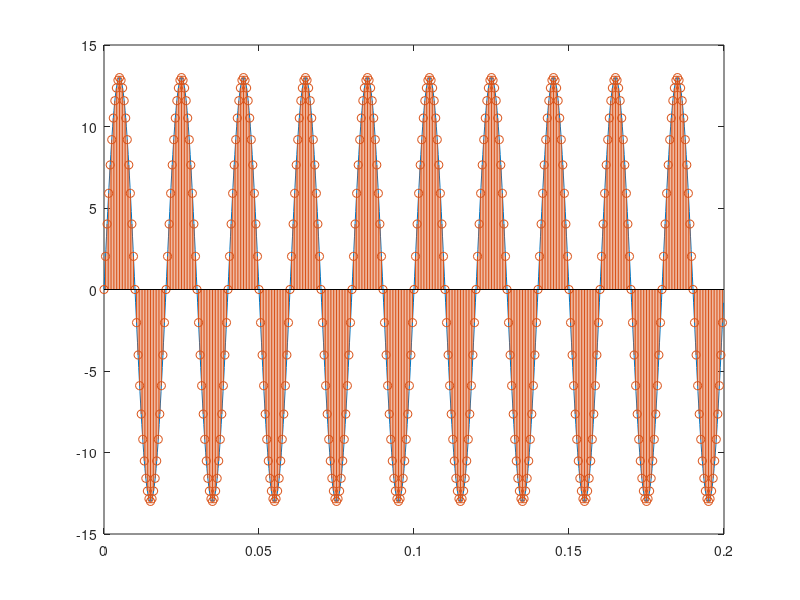
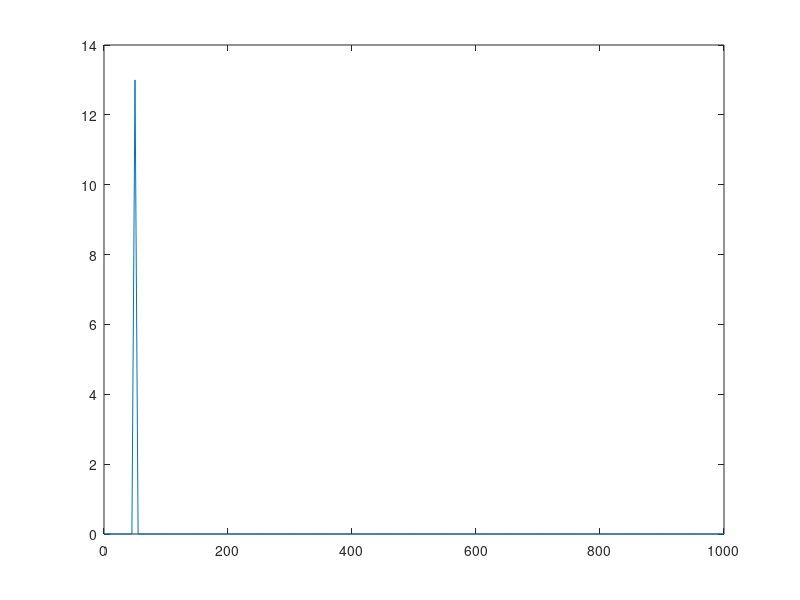
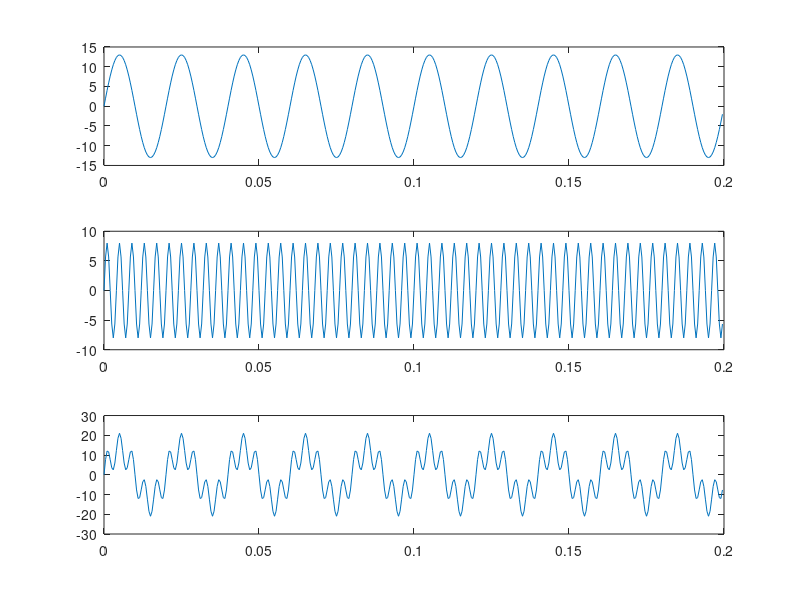
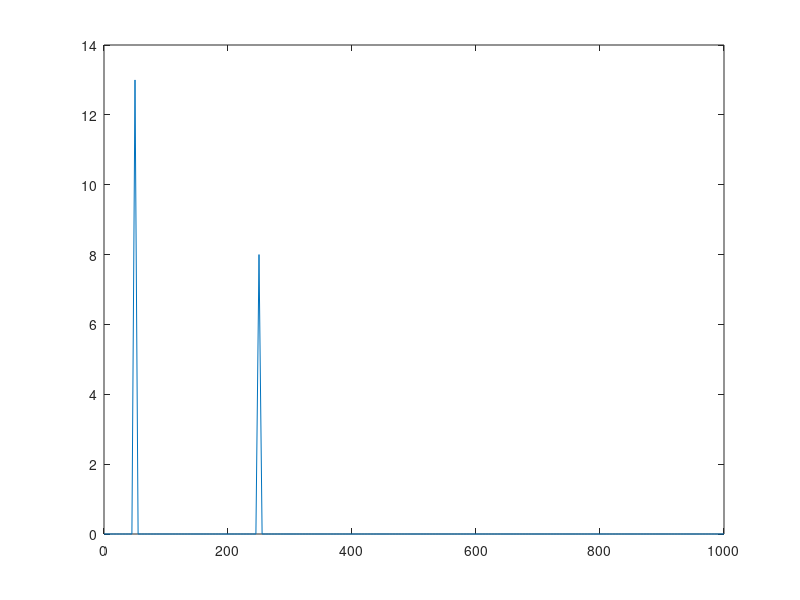

Source code (MATLAB) for these figures, in order:
A=13;
%tau=T/5;
f0=50;
T=1/f0;

%Señal continua
fm=100*f0;
Tm=1/fm;
Tmax = 10*T;
t=0:Tm:Tmax-Tm;
x_t=A*sin(2*pi*f0*t);

%Señal discreta
fs=2000;
Ts=1/fs;
tmax = 10*T;
n=(0:Ts:tmax-Ts);
x_n=A*sin(2*pi*f0*n);

figure(1)
plot(t,x_t);
hold on
stem(n,x_n);


Y=fft(x_n);
Ln=length(Y);
P2=abs(Y/Ln);
EjeF=(0:fs/Ln:fs-fs/Ln);

%figure(2)
%stem(EjeF,P2)

P1=P2(1:Ln/2+1);
P1(2:end-1)=2*P1(2:end-1);
EjeF=(0:fs/Ln:fs/2);

figure(2)
plot(EjeF,P1)

%Creacion x_n2
A2= 8;
f2= 250;
x_n2 = A2*sin(2*pi*f2*n);

x_mix = x_n + x_n2;

figure(3)
subplot(3,1,1)
plot(n,x_n)

subplot(3,1,2)
plot(n,x_n2)

subplot(3,1,3)
plot(n,x_mix)

Z=fft(x_mix);
Ln=length(Z);
P2=abs(Z/Ln);
EjeF=(0:fs/Ln:fs-fs/Ln);

P1=P2(1:Ln/2+1);
P1(2:end-1)=2*P1(2:end-1);
EjeF=(0:fs/Ln:fs/2);

figure(4)
plot(EjeF,P1)


